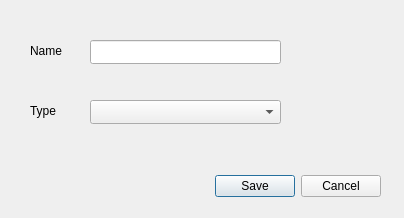
<?xml version="1.0" encoding="UTF-8"?>
<ui version="4.0">
 <class>VariableEditDialog</class>
 <widget class="QDialog" name="VariableEditDialog">
  <property name="geometry">
   <rect>
    <x>0</x>
    <y>0</y>
    <width>404</width>
    <height>218</height>
   </rect>
  </property>
  <property name="windowTitle">
   <string>Dialog</string>
  </property>
  <widget class="QDialogButtonBox" name="buttonBox">
   <property name="geometry">
    <rect>
     <x>40</x>
     <y>170</y>
     <width>341</width>
     <height>32</height>
    </rect>
   </property>
   <property name="orientation">
    <enum>Qt::Orientation::Horizontal</enum>
   </property>
   <property name="standardButtons">
    <set>QDialogButtonBox::StandardButton::Cancel|QDialogButtonBox::StandardButton::Save</set>
   </property>
  </widget>
  <widget class="QLabel" name="label">
   <property name="geometry">
    <rect>
     <x>30</x>
     <y>40</y>
     <width>51</width>
     <height>21</height>
    </rect>
   </property>
   <property name="text">
    <string>Name</string>
   </property>
  </widget>
  <widget class="QLineEdit" name="nameLineEdit">
   <property name="geometry">
    <rect>
     <x>90</x>
     <y>40</y>
     <width>191</width>
     <height>24</height>
    </rect>
   </property>
  </widget>
  <widget class="QLabel" name="label_2">
   <property name="geometry">
    <rect>
     <x>30</x>
     <y>100</y>
     <width>51</width>
     <height>21</height>
    </rect>
   </property>
   <property name="text">
    <string>Type</string>
   </property>
  </widget>
  <widget class="QComboBox" name="typeComboBox">
   <property name="geometry">
    <rect>
     <x>90</x>
     <y>100</y>
     <width>191</width>
     <height>24</height>
    </rect>
   </property>
  </widget>
 </widget>
 <resources/>
 <connections>
  <connection>
   <sender>buttonBox</sender>
   <signal>accepted()</signal>
   <receiver>VariableEditDialog</receiver>
   <slot>accept()</slot>
   <hints>
    <hint type="sourcelabel">
     <x>248</x>
     <y>254</y>
    </hint>
    <hint type="destinationlabel">
     <x>157</x>
     <y>274</y>
    </hint>
   </hints>
  </connection>
  <connection>
   <sender>buttonBox</sender>
   <signal>rejected()</signal>
   <receiver>VariableEditDialog</receiver>
   <slot>reject()</slot>
   <hints>
    <hint type="sourcelabel">
     <x>316</x>
     <y>260</y>
    </hint>
    <hint type="destinationlabel">
     <x>286</x>
     <y>274</y>
    </hint>
   </hints>
  </connection>
 </connections>
</ui>
